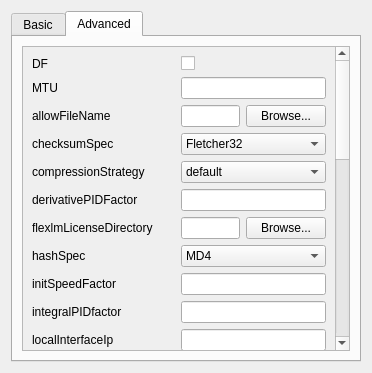
<?xml version="1.0" encoding="UTF-8"?>
<ui version="4.0">
 <class>FlumeSettings</class>
 <widget class="QWidget" name="FlumeSettings">
  <property name="geometry">
   <rect>
    <x>0</x>
    <y>0</y>
    <width>372</width>
    <height>373</height>
   </rect>
  </property>
  <property name="windowTitle">
   <string>Form</string>
  </property>
  <property name="windowIcon">
   <iconset>
    <normaloff>favicon.ico</normaloff>favicon.ico</iconset>
  </property>
  <layout class="QVBoxLayout" name="verticalLayout">
   <item>
    <widget class="QTabWidget" name="tabWidget">
     <property name="currentIndex">
      <number>1</number>
     </property>
     <widget class="QWidget" name="tab">
      <attribute name="title">
       <string>Basic</string>
      </attribute>
      <layout class="QVBoxLayout" name="verticalLayout_3">
       <item>
        <widget class="QScrollArea" name="scrollArea_2">
         <property name="widgetResizable">
          <bool>true</bool>
         </property>
         <widget class="QWidget" name="scrollAreaWidgetContents_2">
          <property name="geometry">
           <rect>
            <x>0</x>
            <y>0</y>
            <width>311</width>
            <height>329</height>
           </rect>
          </property>
          <layout class="QFormLayout" name="formLayout">
           <item row="0" column="0">
            <widget class="QLabel" name="label_5">
             <property name="text">
              <string>Validation Status:</string>
             </property>
            </widget>
           </item>
           <item row="0" column="1">
            <widget class="QLabel" name="verifyLabel">
             <property name="text">
              <string>Unknown</string>
             </property>
            </widget>
           </item>
           <item row="1" column="0">
            <widget class="QLabel" name="label_9">
             <property name="toolTip">
              <string>Compression effort (0-9) as traded off with time (compressionLevel)</string>
             </property>
             <property name="text">
              <string>compressionLevel</string>
             </property>
            </widget>
           </item>
           <item row="2" column="0">
            <widget class="QLabel" name="label_4">
             <property name="toolTip">
              <string>The name used for the location of the proxy host</string>
             </property>
             <property name="text">
              <string>destinationName</string>
             </property>
            </widget>
           </item>
           <item row="2" column="1">
            <widget class="QLineEdit" name="targetNameEdit">
             <property name="toolTip">
              <string>The name used for the location of the proxy host</string>
             </property>
            </widget>
           </item>
           <item row="3" column="0">
            <widget class="QLabel" name="label_40">
             <property name="text">
              <string>destinationUsername</string>
             </property>
            </widget>
           </item>
           <item row="3" column="1">
            <widget class="QLineEdit" name="targetUsernameEdit"/>
           </item>
           <item row="4" column="0">
            <widget class="QLabel" name="label">
             <property name="text">
              <string>destinationHostname</string>
             </property>
            </widget>
           </item>
           <item row="4" column="1">
            <widget class="QLineEdit" name="targetHostnameEdit"/>
           </item>
           <item row="5" column="0">
            <widget class="QLabel" name="label_2">
             <property name="text">
              <string>destinationPort</string>
             </property>
            </widget>
           </item>
           <item row="5" column="1">
            <widget class="QLineEdit" name="targetPortEdit"/>
           </item>
           <item row="6" column="0">
            <widget class="QLabel" name="label_41">
             <property name="text">
              <string>destinationDirectory</string>
             </property>
            </widget>
           </item>
           <item row="6" column="1">
            <widget class="QLineEdit" name="targetDirectoryEdit"/>
           </item>
           <item row="7" column="0">
            <widget class="QLabel" name="label_11">
             <property name="toolTip">
              <string>Debug messaging level (0-9) (debug)</string>
             </property>
             <property name="text">
              <string>debug</string>
             </property>
            </widget>
           </item>
           <item row="8" column="0">
            <widget class="QLabel" name="label_3">
             <property name="toolTip">
              <string>Summon method (summonMethod) the client is to use</string>
             </property>
             <property name="text">
              <string>summonMethod</string>
             </property>
            </widget>
           </item>
           <item row="9" column="0">
            <widget class="QLabel" name="label_37">
             <property name="toolTip">
              <string>Maximum speed of upload (uploadSpeedMaximum) in kilobytes/second</string>
             </property>
             <property name="text">
              <string>uploadSpeedMaximum</string>
             </property>
            </widget>
           </item>
           <item row="9" column="1">
            <widget class="QLineEdit" name="uploadSpeedMaximumEdit">
             <property name="toolTip">
              <string>Maximum speed of upload (uploadSpeedMaximum) in kilobytes/second</string>
             </property>
            </widget>
           </item>
           <item row="10" column="0">
            <widget class="QLabel" name="label_28">
             <property name="toolTip">
              <string>Maximum speed of transmission (speedMaximum) in kilobytes/second</string>
             </property>
             <property name="text">
              <string>speedMaximum</string>
             </property>
            </widget>
           </item>
           <item row="10" column="1">
            <widget class="QLineEdit" name="speedMaximumEdit">
             <property name="toolTip">
              <string>Maximum speed of transmission (speedMaximum) in kilobytes/second</string>
             </property>
            </widget>
           </item>
           <item row="11" column="0">
            <widget class="QLabel" name="label_38">
             <property name="toolTip">
              <string>Verbose mode is enabled by default (verbose)</string>
             </property>
             <property name="text">
              <string>verbose</string>
             </property>
            </widget>
           </item>
           <item row="12" column="0">
            <widget class="QLabel" name="label_25">
             <property name="toolTip">
              <string>Recurse mode is enabled by default (recurse)</string>
             </property>
             <property name="text">
              <string>recurse</string>
             </property>
            </widget>
           </item>
           <item row="12" column="1">
            <widget class="QCheckBox" name="recurseBox">
             <property name="text">
              <string/>
             </property>
            </widget>
           </item>
           <item row="7" column="1">
            <widget class="QSpinBox" name="debugBox">
             <property name="maximum">
              <number>9</number>
             </property>
            </widget>
           </item>
           <item row="11" column="1">
            <widget class="QCheckBox" name="verboseBox">
             <property name="text">
              <string/>
             </property>
            </widget>
           </item>
           <item row="8" column="1">
            <widget class="QComboBox" name="summonMethodBox">
             <item>
              <property name="text">
               <string>ssh</string>
              </property>
             </item>
             <item>
              <property name="text">
               <string>page</string>
              </property>
             </item>
             <item>
              <property name="text">
               <string>inetd</string>
              </property>
             </item>
            </widget>
           </item>
           <item row="1" column="1">
            <widget class="QSpinBox" name="compressionLevelBox"/>
           </item>
          </layout>
         </widget>
        </widget>
       </item>
      </layout>
     </widget>
     <widget class="QWidget" name="tab_2">
      <attribute name="title">
       <string>Advanced</string>
      </attribute>
      <layout class="QVBoxLayout" name="verticalLayout_2">
       <item>
        <widget class="QScrollArea" name="scrollArea">
         <property name="widgetResizable">
          <bool>true</bool>
         </property>
         <widget class="QWidget" name="scrollAreaWidgetContents_3">
          <property name="geometry">
           <rect>
            <x>0</x>
            <y>-3</y>
            <width>311</width>
            <height>827</height>
           </rect>
          </property>
          <layout class="QGridLayout" name="gridLayout_2">
           <item row="38" column="0">
            <widget class="QLabel" name="label_43">
             <property name="toolTip">
              <string>Channel timeout threshold (timeoutThreshold) in minutes</string>
             </property>
             <property name="text">
              <string>timeoutThreshold</string>
             </property>
            </widget>
           </item>
           <item row="16" column="0">
            <widget class="QLabel" name="label_51">
             <property name="toolTip">
              <string>Hash spec (hashSpec) file hash method to use</string>
             </property>
             <property name="text">
              <string>hashSpec</string>
             </property>
            </widget>
           </item>
           <item row="23" column="0">
            <widget class="QLabel" name="label_53">
             <property name="toolTip">
              <string>Default page port number (pagePortDefault) for flume proxy</string>
             </property>
             <property name="text">
              <string>pagePortDefault</string>
             </property>
            </widget>
           </item>
           <item row="24" column="1">
            <widget class="QCheckBox" name="performFsyncsBox">
             <property name="text">
              <string/>
             </property>
            </widget>
           </item>
           <item row="24" column="0">
            <widget class="QLabel" name="label_66">
             <property name="toolTip">
              <string>Perform fsync(s) to keep up with interim hashes (performFsyncs)</string>
             </property>
             <property name="text">
              <string>performFsyncs</string>
             </property>
            </widget>
           </item>
           <item row="33" column="0">
            <widget class="QLabel" name="label_52">
             <property name="toolTip">
              <string>Default summon port number (summonPortDefault) the client is to use</string>
             </property>
             <property name="text">
              <string>summonPortDefault</string>
             </property>
            </widget>
           </item>
           <item row="35" column="1">
            <widget class="QLineEdit" name="synIntervalEdit_2">
             <property name="toolTip">
              <string> SYN packet interval (synInterval) in milliseconds</string>
             </property>
            </widget>
           </item>
           <item row="29" column="0">
            <widget class="QLabel" name="label_69">
             <property name="toolTip">
              <string>Directory where Flume writes runtime data (runDirectory)</string>
             </property>
             <property name="text">
              <string>runDirectory</string>
             </property>
            </widget>
           </item>
           <item row="30" column="0">
            <widget class="QLabel" name="label_65">
             <property name="toolTip">
              <string>Ssh looks for flumed in same location as client (remoteBinDirFromLocal)</string>
             </property>
             <property name="text">
              <string>remoteBinDirFromLocal</string>
             </property>
            </widget>
           </item>
           <item row="28" column="1">
            <widget class="QLineEdit" name="speedMinimumEdit_2">
             <property name="toolTip">
              <string>Minimum speed of transmission (speedMinimum) in kilobytes/second</string>
             </property>
            </widget>
           </item>
           <item row="8" column="0">
            <widget class="QLabel" name="label_63">
             <property name="toolTip">
              <string>Maximum transmission unit for datagram packets (MTU)</string>
             </property>
             <property name="text">
              <string>MTU</string>
             </property>
            </widget>
           </item>
           <item row="31" column="1">
            <widget class="QLineEdit" name="summonTimeoutThresholdEdit_2">
             <property name="toolTip">
              <string>Ssh summon timeout threshold (summonTimeoutThreshold) in minutes</string>
             </property>
            </widget>
           </item>
           <item row="25" column="0">
            <widget class="QLabel" name="label_50">
             <property name="toolTip">
              <string>Allowed ports file (portsFileName) for the client and server</string>
             </property>
             <property name="text">
              <string>portsFileName</string>
             </property>
            </widget>
           </item>
           <item row="26" column="1">
            <widget class="QLineEdit" name="proportionalPidFactorEdit_2">
             <property name="toolTip">
              <string>Proportional gain tuning parameter (proportionalPIDfactor) ratio</string>
             </property>
            </widget>
           </item>
           <item row="7" column="0">
            <widget class="QLabel" name="label_45">
             <property name="toolTip">
              <string>Don't fragment flag for datagram packets (DF)</string>
             </property>
             <property name="text">
              <string>DF</string>
             </property>
            </widget>
           </item>
           <item row="36" column="0">
            <widget class="QLabel" name="label_68">
             <property name="toolTip">
              <string>Target error rate (targetErrorBasisPoints) in hundredths of a percent</string>
             </property>
             <property name="text">
              <string>targetErrorBasisPoints</string>
             </property>
            </widget>
           </item>
           <item row="22" column="0">
            <widget class="QLabel" name="label_67">
             <property name="toolTip">
              <string>Numeric user and group ids are transferred (numericIds)</string>
             </property>
             <property name="text">
              <string>numericIds</string>
             </property>
            </widget>
           </item>
           <item row="20" column="0">
            <widget class="QLabel" name="label_59">
             <property name="toolTip">
              <string>Directory where Flume server writes log files (logDirectory)</string>
             </property>
             <property name="text">
              <string>logDirectory</string>
             </property>
            </widget>
           </item>
           <item row="35" column="0">
            <widget class="QLabel" name="label_62">
             <property name="toolTip">
              <string> SYN packet interval (synInterval) in milliseconds</string>
             </property>
             <property name="text">
              <string>synInterval</string>
             </property>
            </widget>
           </item>
           <item row="12" column="1">
            <widget class="QComboBox" name="compressionStrategyBox">
             <item>
              <property name="text">
               <string>default</string>
              </property>
             </item>
             <item>
              <property name="text">
               <string>filtered</string>
              </property>
             </item>
             <item>
              <property name="text">
               <string>huffman_only</string>
              </property>
             </item>
             <item>
              <property name="text">
               <string>rle</string>
              </property>
             </item>
             <item>
              <property name="text">
               <string>fixed</string>
              </property>
             </item>
            </widget>
           </item>
           <item row="43" column="0">
            <widget class="QPushButton" name="verifyButton">
             <property name="text">
              <string>Verify</string>
             </property>
            </widget>
           </item>
           <item row="18" column="0">
            <widget class="QLabel" name="label_48">
             <property name="toolTip">
              <string>Integral gain tuning parameter (integralPIDfactor) ratio</string>
             </property>
             <property name="text">
              <string>integralPIDfactor</string>
             </property>
            </widget>
           </item>
           <item row="18" column="1">
            <widget class="QLineEdit" name="integralPidFactorEdit_2">
             <property name="toolTip">
              <string>Integral gain tuning parameter (integralPIDfactor) ratio</string>
             </property>
            </widget>
           </item>
           <item row="36" column="1">
            <widget class="QLineEdit" name="targetErrorBasisPointsEdit_2">
             <property name="toolTip">
              <string>Target error rate (targetErrorBasisPoints) in hundredths of a percent</string>
             </property>
            </widget>
           </item>
           <item row="17" column="1">
            <widget class="QLineEdit" name="initSpeedFactorEdit_2">
             <property name="toolTip">
              <string>Initial transmission speed (initSpeedFactor) as a percentage of maximum</string>
             </property>
            </widget>
           </item>
           <item row="12" column="0">
            <widget class="QLabel" name="label_57">
             <property name="toolTip">
              <string>Compression strategy (compressionStrategy) the transfer is to use</string>
             </property>
             <property name="text">
              <string>compressionStrategy</string>
             </property>
            </widget>
           </item>
           <item row="26" column="0">
            <widget class="QLabel" name="label_60">
             <property name="toolTip">
              <string>Proportional gain tuning parameter (proportionalPIDfactor) ratio</string>
             </property>
             <property name="text">
              <string>proportionalPIDFactor</string>
             </property>
            </widget>
           </item>
           <item row="9" column="0">
            <widget class="QLabel" name="label_44">
             <property name="toolTip">
              <string> Allowed users file (allowFileName) for the client and server</string>
             </property>
             <property name="text">
              <string>allowFileName</string>
             </property>
            </widget>
           </item>
           <item row="10" column="0">
            <widget class="QLabel" name="label_49">
             <property name="toolTip">
              <string>Checksum spec (checksumSpec) packet checksum method to use</string>
             </property>
             <property name="text">
              <string>checksumSpec</string>
             </property>
            </widget>
           </item>
           <item row="27" column="0">
            <widget class="QLabel" name="label_70">
             <property name="toolTip">
              <string>Pathname of the ssh client (sshFileName)</string>
             </property>
             <property name="text">
              <string>sshFileName</string>
             </property>
            </widget>
           </item>
           <item row="8" column="1">
            <widget class="QLineEdit" name="MTUEdit_2">
             <property name="toolTip">
              <string>Maximum transmission unit for datagram packets (MTU)</string>
             </property>
            </widget>
           </item>
           <item row="44" column="0">
            <widget class="QPushButton" name="pushButton_3">
             <property name="text">
              <string>Delete</string>
             </property>
            </widget>
           </item>
           <item row="17" column="0">
            <widget class="QLabel" name="label_47">
             <property name="toolTip">
              <string>Initial transmission speed (initSpeedFactor) as a percentage of maximum</string>
             </property>
             <property name="text">
              <string>initSpeedFactor</string>
             </property>
            </widget>
           </item>
           <item row="21" column="0">
            <widget class="QLabel" name="label_61">
             <property name="toolTip">
              <string>Inter-packet delay is measured by default (measureIPD)</string>
             </property>
             <property name="text">
              <string>measureIPD</string>
             </property>
            </widget>
           </item>
           <item row="28" column="0">
            <widget class="QLabel" name="label_55">
             <property name="toolTip">
              <string>Minimum speed of transmission (speedMinimum) in kilobytes/second</string>
             </property>
             <property name="text">
              <string>speedMinimum</string>
             </property>
            </widget>
           </item>
           <item row="15" column="0">
            <widget class="QLabel" name="label_71">
             <property name="toolTip">
              <string>Directory to store local Flume license file (flexlmLivvcenseDirectory)</string>
             </property>
             <property name="text">
              <string>flexlmLicenseDirectory</string>
             </property>
            </widget>
           </item>
           <item row="23" column="1">
            <widget class="QLineEdit" name="pagePortDefaultEdit_2">
             <property name="toolTip">
              <string>Default page port number (pagePortDefault) for flume proxy</string>
             </property>
            </widget>
           </item>
           <item row="38" column="1">
            <widget class="QLineEdit" name="timeoutThresholdEdit_2">
             <property name="toolTip">
              <string>Channel timeout threshold (timeoutThreshold) in minutes</string>
             </property>
            </widget>
           </item>
           <item row="14" column="0">
            <widget class="QLabel" name="label_58">
             <property name="toolTip">
              <string>Derivative gain tuning parameter (derivativePIDfactor) ratio</string>
             </property>
             <property name="text">
              <string>derivativePIDFactor</string>
             </property>
            </widget>
           </item>
           <item row="31" column="0">
            <widget class="QLabel" name="label_46">
             <property name="toolTip">
              <string>Ssh summon timeout threshold (summonTimeoutThreshold) in minutes</string>
             </property>
             <property name="text">
              <string>summonTimeoutThreshold</string>
             </property>
            </widget>
           </item>
           <item row="10" column="1">
            <widget class="QComboBox" name="checksumSpecBox">
             <item>
              <property name="text">
               <string>Fletcher32</string>
              </property>
             </item>
             <item>
              <property name="text">
               <string>Adler32</string>
              </property>
             </item>
             <item>
              <property name="text">
               <string>CRC32</string>
              </property>
             </item>
            </widget>
           </item>
           <item row="37" column="0">
            <widget class="QLabel" name="label_56">
             <property name="toolTip">
              <string>Directory where Flume server writes temporary files (tempDirectory)</string>
             </property>
             <property name="text">
              <string>tempDirectory</string>
             </property>
            </widget>
           </item>
           <item row="25" column="1">
            <layout class="QHBoxLayout" name="horizontalLayout_2">
             <item>
              <widget class="QLineEdit" name="portsFileNameEdit_2">
               <property name="toolTip">
                <string>Allowed ports file (portsFileName) for the client and server</string>
               </property>
              </widget>
             </item>
             <item>
              <widget class="QPushButton" name="portsFileNameBrowse">
               <property name="text">
                <string>Browse...</string>
               </property>
              </widget>
             </item>
            </layout>
           </item>
           <item row="29" column="1">
            <layout class="QHBoxLayout" name="horizontalLayout_4">
             <item>
              <widget class="QLineEdit" name="runDirectoryEdit_2">
               <property name="toolTip">
                <string>Directory where Flume writes runtime data (runDirectory)</string>
               </property>
              </widget>
             </item>
             <item>
              <widget class="QPushButton" name="runDirectoryBrowse">
               <property name="text">
                <string>Browse...</string>
               </property>
              </widget>
             </item>
            </layout>
           </item>
           <item row="20" column="1">
            <layout class="QHBoxLayout" name="horizontalLayout_6">
             <item>
              <widget class="QLineEdit" name="logDirectoryEdit_2">
               <property name="toolTip">
                <string>Directory where Flume server writes log files (logDirectory)</string>
               </property>
              </widget>
             </item>
             <item>
              <widget class="QPushButton" name="logDirectoryBrowse">
               <property name="text">
                <string>Browse...</string>
               </property>
              </widget>
             </item>
            </layout>
           </item>
           <item row="37" column="1">
            <layout class="QHBoxLayout" name="horizontalLayout_5">
             <item>
              <widget class="QLineEdit" name="tempDirectoryEdit_2">
               <property name="toolTip">
                <string>Directory where Flume server writes temporary files (tempDirectory)</string>
               </property>
              </widget>
             </item>
             <item>
              <widget class="QPushButton" name="tempDirectoryBrowse">
               <property name="text">
                <string>Browse...</string>
               </property>
              </widget>
             </item>
            </layout>
           </item>
           <item row="27" column="1">
            <layout class="QHBoxLayout" name="horizontalLayout_3">
             <item>
              <widget class="QLineEdit" name="sshFileNameEdit_2">
               <property name="toolTip">
                <string>Pathname of the ssh client (sshFileName)</string>
               </property>
              </widget>
             </item>
             <item>
              <widget class="QPushButton" name="sshFileNameBrowse">
               <property name="text">
                <string>Browse...</string>
               </property>
              </widget>
             </item>
            </layout>
           </item>
           <item row="9" column="1">
            <layout class="QHBoxLayout" name="horizontalLayout">
             <item>
              <widget class="QLineEdit" name="allowFileNameEdit_2">
               <property name="toolTip">
                <string> Allowed users file (allowFileName) for the client and server</string>
               </property>
              </widget>
             </item>
             <item>
              <widget class="QPushButton" name="allowFileNameBrowse">
               <property name="text">
                <string>Browse...</string>
               </property>
              </widget>
             </item>
            </layout>
           </item>
           <item row="15" column="1">
            <layout class="QHBoxLayout" name="horizontalLayout_7">
             <item>
              <widget class="QLineEdit" name="flexlmLicenseDirectoryEdit_2">
               <property name="toolTip">
                <string>Directory to store local Flume license file (flexlmLicenseDirectory)</string>
               </property>
              </widget>
             </item>
             <item>
              <widget class="QPushButton" name="flexlmLicenseDirectoryBrowse">
               <property name="text">
                <string>Browse...</string>
               </property>
              </widget>
             </item>
            </layout>
           </item>
           <item row="19" column="1">
            <widget class="QLineEdit" name="localInterfaceIpEdit_2">
             <property name="toolTip">
              <string>Local interface IP address (localInterfaceIp)</string>
             </property>
            </widget>
           </item>
           <item row="33" column="1">
            <widget class="QLineEdit" name="summonPortDefaultEdit_2">
             <property name="toolTip">
              <string>Default summon port number (summonPortDefault) the client is to use</string>
             </property>
            </widget>
           </item>
           <item row="42" column="0">
            <widget class="QPushButton" name="pushButton_4">
             <property name="text">
              <string>Reset</string>
             </property>
            </widget>
           </item>
           <item row="19" column="0">
            <widget class="QLabel" name="label_54">
             <property name="toolTip">
              <string>Local interface IP address (localInterfaceIp)</string>
             </property>
             <property name="text">
              <string>localInterfaceIp</string>
             </property>
            </widget>
           </item>
           <item row="14" column="1">
            <widget class="QLineEdit" name="derivativePidFactorEdit_2">
             <property name="toolTip">
              <string>Derivative gain tuning parameter (derivativePIDfactor) ratio</string>
             </property>
            </widget>
           </item>
           <item row="16" column="1">
            <widget class="QComboBox" name="hashSpecBox">
             <item>
              <property name="text">
               <string>MD4</string>
              </property>
             </item>
             <item>
              <property name="text">
               <string>MD5</string>
              </property>
             </item>
             <item>
              <property name="text">
               <string>SHA-160</string>
              </property>
             </item>
             <item>
              <property name="text">
               <string>SHA-224</string>
              </property>
             </item>
             <item>
              <property name="text">
               <string>SHA-256</string>
              </property>
             </item>
             <item>
              <property name="text">
               <string>SHA-384</string>
              </property>
             </item>
             <item>
              <property name="text">
               <string>SHA-512</string>
              </property>
             </item>
            </widget>
           </item>
           <item row="22" column="1">
            <widget class="QCheckBox" name="numericIdsBox">
             <property name="text">
              <string/>
             </property>
            </widget>
           </item>
           <item row="7" column="1">
            <widget class="QCheckBox" name="DFBox">
             <property name="text">
              <string/>
             </property>
            </widget>
           </item>
           <item row="21" column="1">
            <widget class="QCheckBox" name="measureIPDBox">
             <property name="text">
              <string/>
             </property>
            </widget>
           </item>
           <item row="30" column="1">
            <widget class="QCheckBox" name="remoteBinDirFromLocalBox">
             <property name="text">
              <string/>
             </property>
            </widget>
           </item>
          </layout>
         </widget>
        </widget>
       </item>
      </layout>
     </widget>
    </widget>
   </item>
  </layout>
 </widget>
 <resources/>
 <connections/>
</ui>
